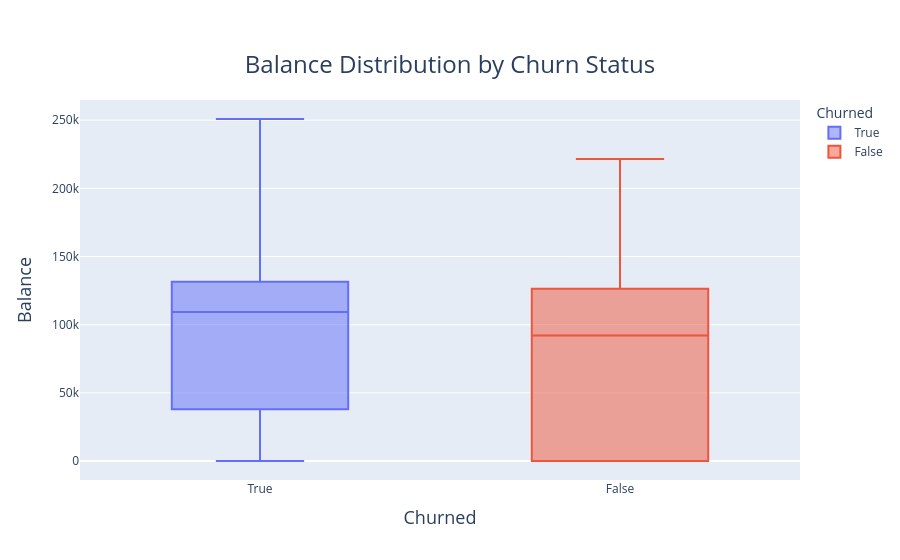

The notebook cell this image was saved under:
### Code cell
fig = px.box(churn_viz, x='Churned', y='Balance', color='Churned',
             title='Balance Distribution by Churn Status',
             labels={'Churned': 'Churned', 'Balance': 'Balance'})

# Customize the title and axis labels
fig.update_layout(
    title={
        'text': "Balance Distribution by Churn Status",
        'y': 0.9,
        'x': 0.5,
        'xanchor': 'center',
        'yanchor': 'top',
        'font': {'size': 24}  # Adjust the font size of the title
    },
    xaxis_title={
        'text': 'Churned',
        'font': {'size': 18}  # Adjust the x-axis title font size
    },
    yaxis_title={
        'text': 'Balance',
        'font': {'size': 18}  # Adjust the y-axis title font size
    }
)

fig.show()

### Figure 1 — Plotly figure (JSON) as saved in the notebook; plotly's stock layout.template omitted (floating-point values rounded to 4 significant figures; data arrays with more than 128 entries replaced by an {"elided": "..."} marker saying what was removed)
{"data": [{"alignmentgroup": "True", "hovertemplate": "Churned=%{x}<br>Balance=%{y}<extra></extra>", "legendgroup": "True", "marker": {"color": "#636efa"}, "name": "True", "notched": false, "offsetgroup": "True", "orientation": "v", "showlegend": true, "type": "box", "x": {"elided": "2037 str values"}, "x0": " ", "xaxis": "x", "y": {"elided": "2037 float values"}, "y0": " ", "yaxis": "y"}, {"alignmentgroup": "True", "hovertemplate": "Churned=%{x}<br>Balance=%{y}<extra></extra>", "legendgroup": "False", "marker": {"color": "#EF553B"}, "name": "False", "notched": false, "offsetgroup": "False", "orientation": "v", "showlegend": true, "type": "box", "x": {"elided": "7963 str values"}, "x0": " ", "xaxis": "x", "y": {"elided": "7963 float values"}, "y0": " ", "yaxis": "y"}], "layout": {"autosize": true, "boxmode": "overlay", "legend": {"title": {"text": "Churned"}, "tracegroupgap": 0}, "title": {"font": {"size": 24}, "text": "Balance Distribution by Churn Status", "x": 0.5, "xanchor": "center", "y": 0.9, "yanchor": "top"}, "xaxis": {"anchor": "y", "autorange": true, "categoryarray": ["True", "False"], "categoryorder": "array", "domain": [0, 1], "range": [-0.5, 1.5], "title": {"font": {"size": 18}, "text": "Churned"}, "type": "category"}, "yaxis": {"anchor": "x", "autorange": true, "domain": [0, 1], "range": [-13940.0, 264800.0], "title": {"font": {"size": 18}, "text": "Balance"}, "type": "linear"}}}
